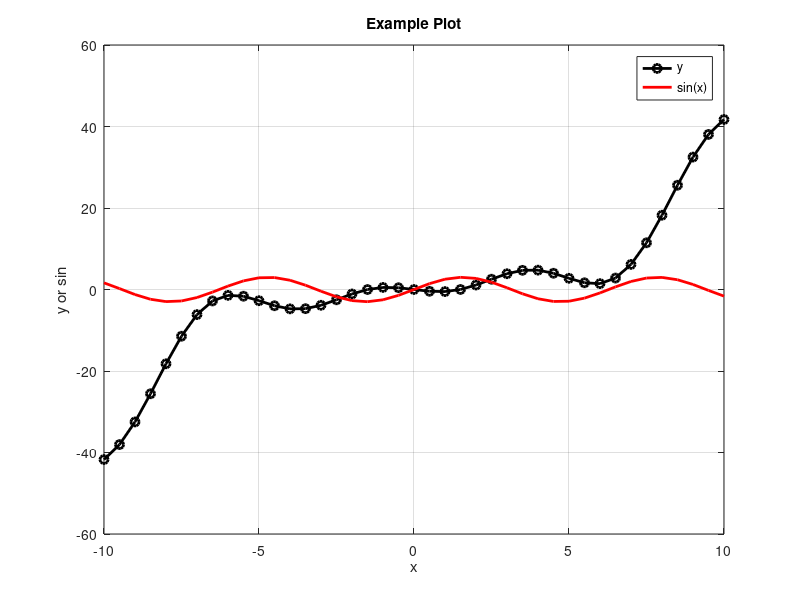

Source code (MATLAB):
%example1_plotting.m
%
%This script illustrates how to plot data and functions in matlab.
%You use the percent symbol to put notes in that MATLAB does not try and
%execute.
%
%Tom Allison 8/22/2013

set(0,'DefaultLineLineWidth',2); % make the default plotting linewidth 2

x = -10:0.5:10; % make x a linearly spaced array from -10 to 10 with step size 0.5
              % use semicolon
              
y = (1/30)*x.^3 - x.*cos(x); % define another array representing a 
                        % function y(x) = (1/30)x^3 - xcos(x)
                        % you need to use .^2 and .* because you do not
                        % want to do matrix/array multiplication but
                        % instead have MATLAB do multiplication or squaring
                        % element by element on the array.

figure(1) % open a new figure, figure 1                       
h1 = plot(x,y,'k-o') % plot y vs. x.'k' means black and '-o' means circles connected by lines.
hold on           % tell MATLAB to hold on to the current plot and don't overwrite it
h2 = plot(x,3*sin(x),'r-'); % now plot the function 'sin' evaluated at the array points x. 'r-' = red solid line
hold off            % make future plots on this figure overwrite previous plots
xlabel('x')
ylabel('y or sin');
title('Example Plot');
legend([h1,h2],'y','sin(x)'); % make a nice legend for labeling the plots 
grid







                        
                        

